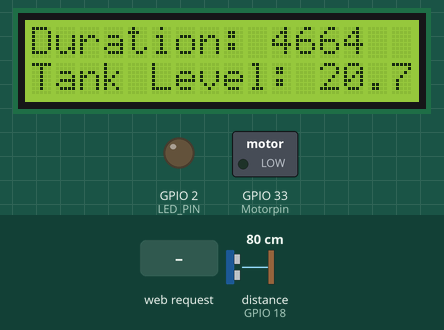
A sketch run on a simulated ESP32. On the bench: 16×2 character LCD, switched loads named in the sketch (green lamp = pin HIGH), output pins drawn as LEDs (lit = HIGH). Wiring (inferred from the names in the program): ultrasonic range finder: trigger GPIO 5; echo GPIO 18. The inputs (shaded band) are chosen by the test bench; at power-on: distance to the obstacle (sensor on GPIO 18) 80 cm. The echo pulse lasts 58.3 µs per cm; WiFi joins after 1.5 s; servers stay silent unless stated; pins used as bus, display or sensor lines are not drawn; what the sketch prints to the serial monitor is not drawn.

Above: at 1.4 s.
1.5 s: distance to the obstacle (sensor on GPIO 18) set to 90 cm
At 2.9 s:
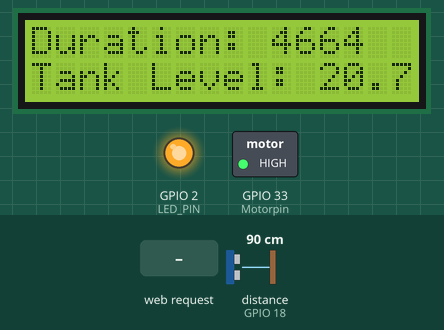
3.4 s: distance to the obstacle (sensor on GPIO 18) set to 7 cm
4.9 s: distance to the obstacle (sensor on GPIO 18) set to 4 cm
At 6.2 s:
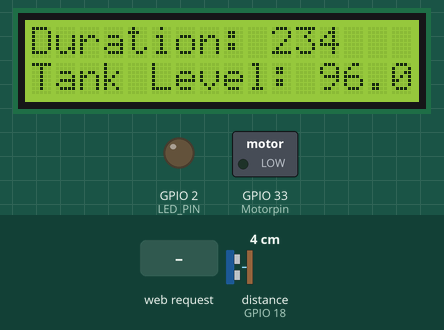
7.0 s: HTTP request GET /Manualurl received
8.6 s: HTTP request GET /Motorurl received
At 9.2 s:
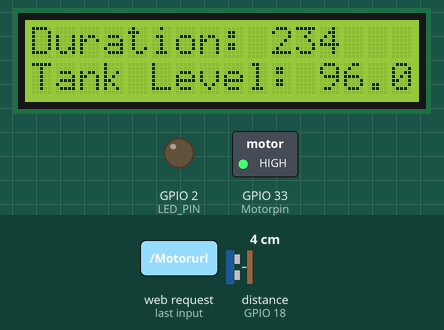
10.2 s: HTTP request GET /Valuesurl received
Timing chart, 0 to 12.8 s (numbered marks = the images above; inputs shaded):
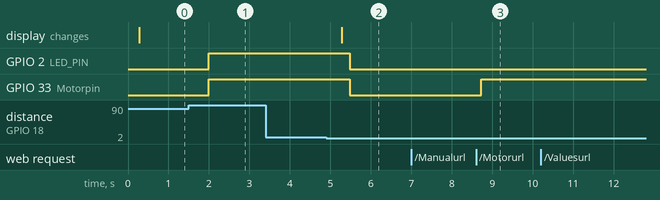

The sketch:

Mid_Sem_Water_tank_monitoring_Project.ino
```cpp
#include <Wire.h>
#include <LiquidCrystal_I2C.h>
#include <WiFi.h>


#include <WebServer.h>
#include <ESPmDNS.h>

#include <SPI.h>
#include <Ethernet.h>
#include <WiFiMulti.h>
#include <WiFiClient.h>
#include <HTTPClient.h>
#include "htmlwebpage.h"

#define LED_PIN   2// ESP32 pin GIOP15 connected to LED's pin
#define SOUND_SPEED 0.034
#define DISTANCE_THRESHOLD 50 // centimeters
#define COUNT_LOW 0
#define COUNT_HIGH 8888
#define TIMER_WIDTH 16

// our tank height is 200cm

// The below are variables, which can be changed

const int trigPin = 5;
const int echoPin = 18;
int Status = 1;
long duration;
float distanceCm;
float tank_level;

const int Motorpin = 33;


int Motor_state = LOW;
int Manual_state = LOW;

WiFiClient client;


WebServer server(80);

WiFiMulti wifiMulti;

char SServer[] ="172.16.0.189"; // local IP address

IPAddress ip(172,16,0,189);
//WiFiClient client;


LiquidCrystal_I2C lcd(0x3F,16,2);  // set the LCD address to 0x3F for a 16 chars and 2 line display


const char* ssid = "watijay";
const char* password = "gwemuzibu";

//int SERVO_PIN = 13;
//Servo servo;


//WebServer server(80);
const char* ssidAP="ESP32-Access-Point";
const char* passwordAP="123456789";


void setup() {
  Serial.begin (115200);       // initialize serial port
  pinMode(trigPin, OUTPUT); // set ESP32 pin to output mode
  pinMode(echoPin, INPUT);  // set ESP32 pin to input mode
  pinMode(LED_PIN, OUTPUT);  // set ESP32 pin to output mode
  pinMode(Motorpin, OUTPUT);  // set ESP32 pin to output mode
 // ledcSetup(1, 50, TIMER_WIDTH); // channel 1, 50 Hz, 16-bit width
 // ledcAttachPin(2, 1);   // GPIO 22 assigned to channel 1

  lcd.init();  //initialize the LCD
  lcd.clear();

  //Print a message to the LCD
  lcd.backlight();
  //lcd.clear();
  lcd.setCursor(0,0);
  lcd.print("Tracking system");
  lcd.setCursor(2,1);
  lcd.print("Water level");
  delay(50);


  WiFi.mode(WIFI_AP);
  wifiMulti.addAP("watijay", "gwemuzibu");

  delay(100);
  WiFi.softAP(ssidAP,passwordAP);
 // WiFi.softAPConfig(local_ip,gateway,subnet);

  IPAddress IP = WiFi.softAPIP();
  Serial.print("AP IP address: ");
  Serial.println(IP);

  server.begin();
  server.on("/", Homepage);
  server.on("/Manualurl",Manual);
  server.on("/Motorurl",TurnMotor);
  server.on("/Valuesurl",CurrentValues);
  server.onNotFound(handleNotFound);

}

void loop() {
  server.handleClient();
  if(Manual_state == LOW){
  // Clears the trigPin
  digitalWrite(trigPin, LOW);
  delayMicroseconds(2);
  // Sets the trigPin on HIGH state for 10 micro seconds
  digitalWrite(trigPin, HIGH);
  delayMicroseconds(10);
  digitalWrite(trigPin, LOW);

  // Reads the echoPin, returns the sound wave travel time in microseconds
  duration = pulseIn(echoPin, HIGH);

  // Calculate the distance
  distanceCm = duration * SOUND_SPEED/2;
  tank_level= 100-distanceCm;

  server.handleClient();
if(tank_level <15){
    digitalWrite(LED_PIN, HIGH);
    digitalWrite(Motorpin, HIGH); // turn on motor
  server.handleClient();
    while (tank_level <95){
      // Clears the trigPin
  digitalWrite(trigPin, LOW);
  delayMicroseconds(2);
  // Sets the trigPin on HIGH state for 10 micro seconds
  digitalWrite(trigPin, HIGH);
  delayMicroseconds(10);
  digitalWrite(trigPin, LOW);


  // Reads the echoPin, returns the sound wave travel time in microseconds
  duration = pulseIn(echoPin, HIGH);

  // Calculate the distance

    distanceCm = duration * SOUND_SPEED/2;
    tank_level= 100-distanceCm;
      Serial.print("Tank Level: ");
      Serial.println(100-distanceCm);
      Sending_To_phpmyadmindatabase();
       server.handleClient();
    }

}else{
   digitalWrite(LED_PIN, LOW);
   digitalWrite(Motorpin, LOW);
}
  }
  //end if statement for the manual state
 else {
    server.handleClient(); // manage HTTP requests

  }


  // Prints the distance in the Serial Monitor
  Serial.print("Tank Level: ");
  Serial.println(100-distanceCm);

  lcd.clear();
  lcd.print("Duration: ");
  lcd.print(duration);
  lcd.setCursor(0,1);
  lcd.print("Tank Level: ");
  lcd.print(100-distanceCm);


  Sending_To_phpmyadmindatabase();

}
void Homepage(){

  server.send(200, "text/html", page);

}
void Manual(){
   Manual_state = !Manual_state;

  String str = "ON";    //modification below
  if(Manual_state == LOW) str = "OFF";
  server.send(200, "text/plain", str);
  Serial.println("Manual State");
}
void TurnMotor(){
  Motor_state = !Motor_state;
  if((Motor_state)&&(Manual_state == HIGH))digitalWrite(Motorpin, Motor_state);

  String str = "ON";    //very little returned
  if(Motor_state == LOW) str = "OFF";
  server.send(200, "text/plain", str);
  Serial.println("Motor");
}
void CurrentValues(){
  String str = String(tank_level);   //only this is sent
  server.send(200, "text/plain", str);
  Serial.println("Water Level");
}
void handleNotFound(){
  server.send(404,"text/plain", "Automatic mode: Server Not found");
}
 void Sending_To_phpmyadmindatabase() {  //CONNECTING WITH MYSQL
   if((wifiMulti.run() == WL_CONNECTED)) {

   Serial.print("[HTTP] begin...\n");
   if (client.connect(SServer, 80)) {
    Serial.println("connected");


   Serial.print("GET /Tank/insert.php?WaterLevel=");
    client.print("GET /Tank/insert.php?WaterLevel=");     //YOUR URL
    Serial.println(tank_level);
    client.print(tank_level);

    client.print(" ");      //SPACE BEFORE HTTP/1.1
    client.print("HTTP/1.1");
    client.println();
    client.println("Host:172.16.1.8");
    client.println("Connection: close");
    client.println();
  } else {
    // if you didn't get a connection to the server:
    Serial.println("connection failed");
  }
 }else {
      Serial.printf("[HTTP} Unable to connect\n");
   }
   }
```

htmlwebpage.h
```cpp
/**
 * based on code by Niel Cameron
 * this page forms the text for the HTML
 * Now it is one continous piece because there are no variables
 * Store array (page) data in flash (program) memory instead of SRAM,
 * qualifeid by the PROGMEM modifier.
 * R"()" is a raw literal string.
 *
 * This page is returned to client, on the client side, the javascript will
 * execute. THe JS/AJAX code is at end of the file
 */


char page[] PROGMEM = R"(

  <!DOCTYPE html><html><head>
  <title>Local network</title>
  <style>
  body {margin-top:50px; font-family:Arial}
  body {font-size:20px; text-align:center}
  .btn {display:block; width:280px; margin:auto; padding:30px}
  .btn {font-size:30px; color:black; text-decoration:none}
  .on {background-color:SkyBlue}
  .off {background-color:LightSteelBlue}
  .values {background-color:Thistle}
  td {font-size:30px; margin-top:50px; margin-bottom:5px}
  p {font-size:30px; margin-top:50px; margin-bottom:5px}
  </style></head>
  <body>
  <h1>Jude and Emmy local area network</h1>
  <table style='width:100%'><tr>
  <td>Motor is <span id='MANUAL'>OFF</span> now</td>
  <td>Manual State is <span id='MOTOR'>OFF</span> now</td>
  </tr></table>
  <table style='width:100%'><tr>
  <td><button class = 'btn off' id='Motor'
       onclick = 'sendData(id)'>Press to turn Motor ON
       </button></td>
       <td><button class = 'btn off' id='Manual State'
     onclick = 'sendData(id)'>Press to turn Manual State ON
     </button></td>
</tr></table>
<p>Water level <span id='counter'>0</span> now</p>
<button class = 'btn values' id = 'values'
     onclick = 'sendData(id)'>Press to see values</button>
<script>
function sendData(butn)
{
  var URL, variab, text;
  if(butn == 'Manual State') //change to Manual Mode
  {
    URL = 'Manualurl';
    variab = 'MOTOR';
  }
  else if(butn == 'Motor')  // turn Motor on or off
  {
    URL = 'Motorurl';
    variab = 'MANUAL';
  }
  else if(butn == 'values')  // Probably use it to display current water level reading
  {
    URL = 'valuesurl';
    variab = 'counter';
  }
  if(butn == 'Manual State' || butn == 'Motor')  // we might change this to find the state of the motor and automatic mode
{ // change button class and text
  var state = document.getElementById(butn).className;
  state = (state == 'btn on' ? 'btn off' : 'btn on');
  text = (state == 'btn on' ? butn + ' OFF' : butn + ' ON');
    document.getElementById(butn).className = state;
    document.getElementById(butn).innerHTML = 'Press to turn ' + text;
  }
  var xhr = new XMLHttpRequest();
  xhr.onreadystatechange = function(butn)
  {
    if (this.readyState == 4 && this.status == 200)
    document.getElementById(variab).innerHTML = this.
    responseText;
  };
  xhr.open('GET', URL, true);
  xhr.send();
}

</script>
</body></html>


)";
```

Measured:
- the behaviour switches between 85 and 86 cm on distance to the obstacle (sensor on GPIO 18) (found by bisection; images 0 and 1)
- the behaviour switches between 6 and 5 cm on distance to the obstacle (sensor on GPIO 18) (found by bisection; images 1 and 2)
- after the input at 1.5 s, GPIO 2 (LED_PIN), GPIO 33 (Motorpin): LOW → HIGH after 0.49 s
- after the input at 3.4 s, every drawn part: stays the same
- after the input at 4.9 s, GPIO 2 (LED_PIN), GPIO 33 (Motorpin): HIGH → LOW after 0.58 s; the display: changes after 0.38 s (image 2)
- after the input at 7.0 s, every drawn part: stays the same
- after the input at 8.6 s, GPIO 33 (Motorpin): LOW → HIGH after 0.13 s
- after the input at 10.2 s, every drawn part: stays the same
